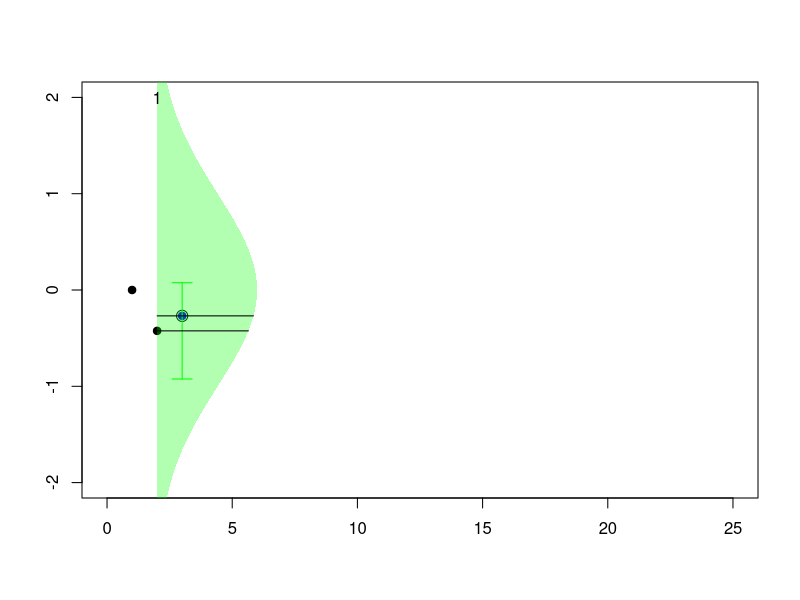
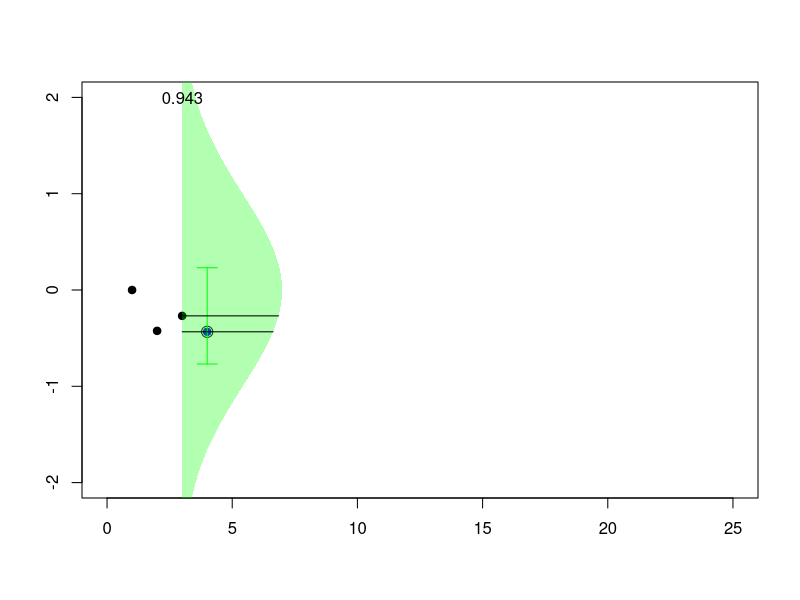
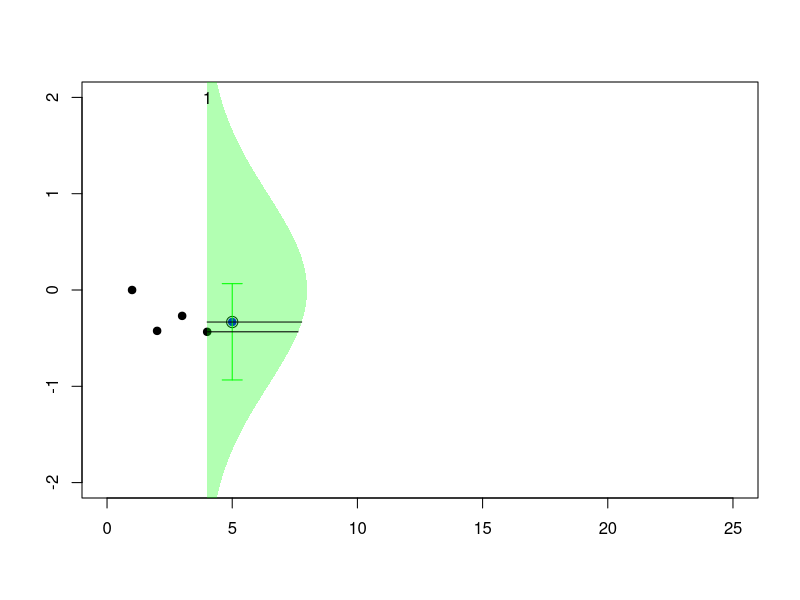
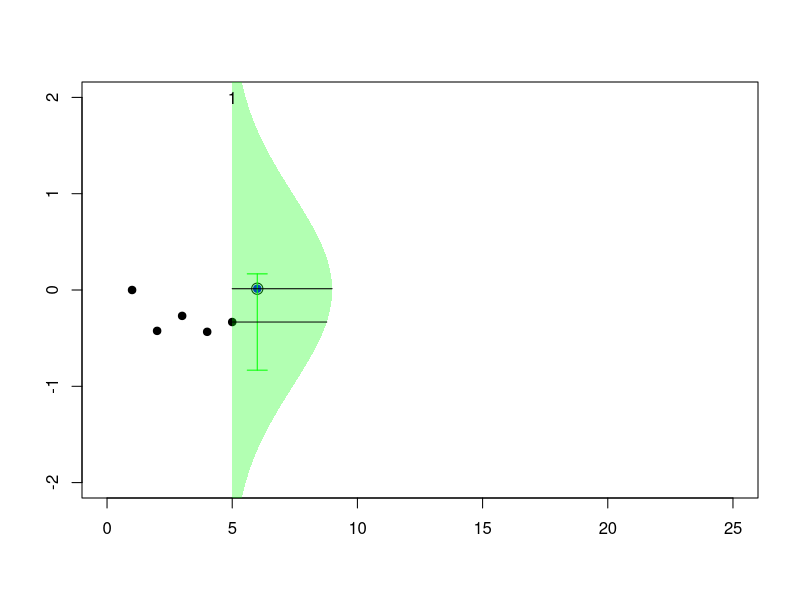
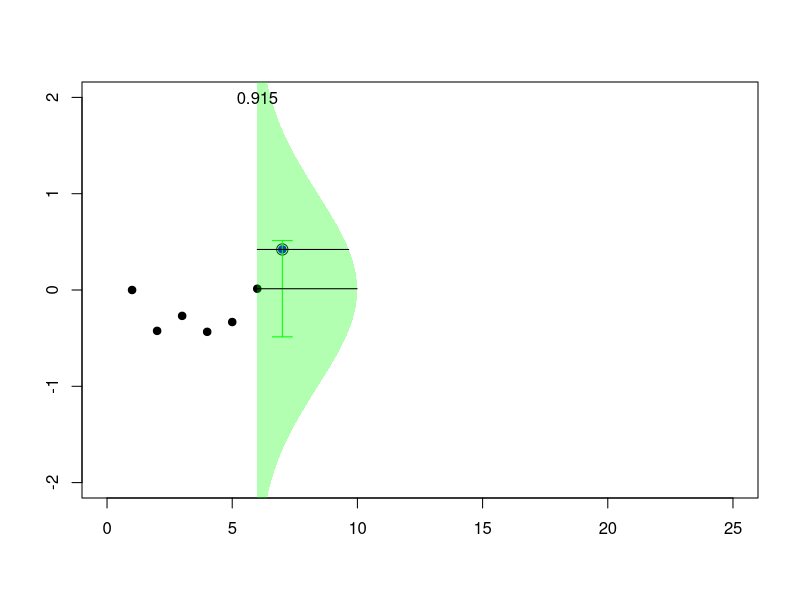
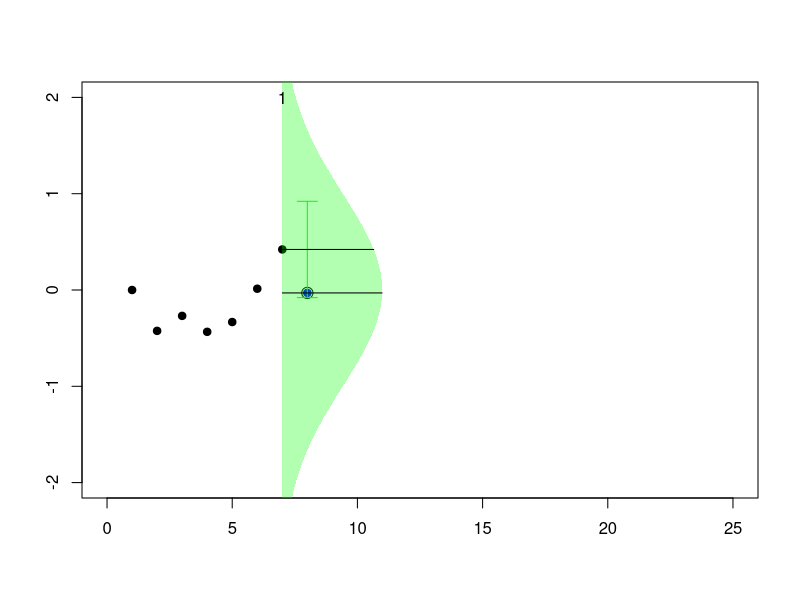
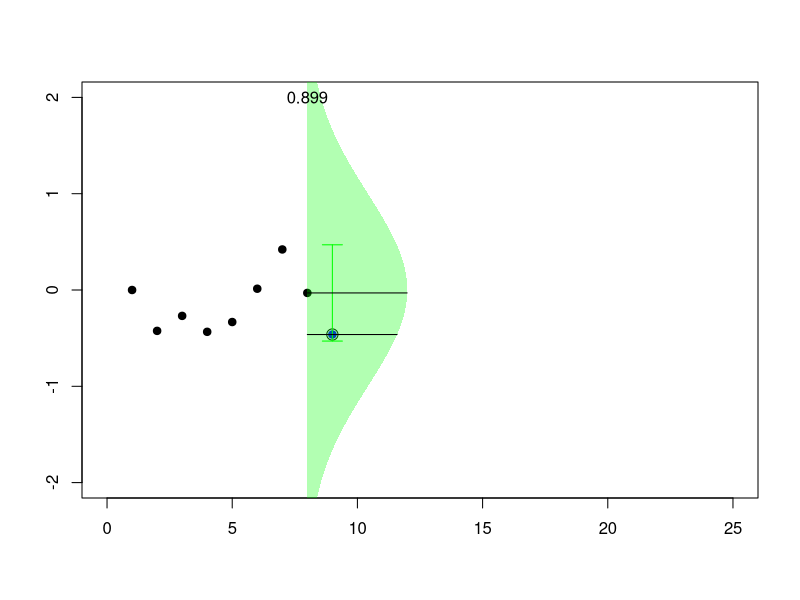
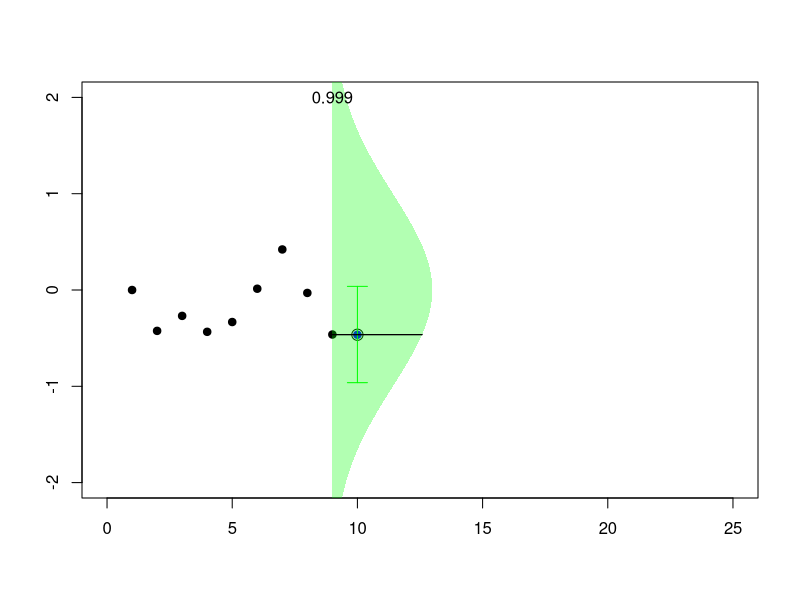

Generate these figures, in order, with R:
## ---- chunk 1
metrop1 <- function(n=1000,eps=0.5){
 vec <- matrix(NA, n, 3)
 x=0
 vec[1] <- x
 for (i in 2:n) {
 innov <- runif(1,-eps,eps)
 mov <- x+innov
 R <- min(1,dnorm(mov)/dnorm(x))
 u <- runif(1)
 if (u < R) x <- mov
 vec[i,] <- c(x,mov,R)
 }
return(vec)}
## ---- chunk 2
#install.packages('gifski')
#if (packageVersion('knitr') < '1.20.14') {
#  remotes::install_github('yihui/knitr')
#}
vec <- metrop1(25)
u=seq(-3,3,by=.01)
pic_ani = function(k){
  plot(1:k,vec[1:k,1],pch=19,xlim=c(0,25),ylim=c(-2,2),xlab="",ylab="")
    if(vec[k+1,1]==vec[k+1,2]) points(k+1,vec[k+1,1],col="blue",pch=19)
    if(vec[k+1,1]!=vec[k+1,2]) points(k+1,vec[k+1,1],col="red",pch=19)
  points(k+1,vec[k+1,2],cex=1.5)
  arrows(k+1,vec[k,1]-.5,k+1,vec[k,1]+.5,col="green",angle=90,code = 3,length=.1)
  polygon(c(k+dnorm(u)*10,rep(k,length(u))),c(u,rev(u)),col=rgb(0,1,0,.3),
          border=NA)  
  segments(k,vec[k,1],k+dnorm(vec[k,1])*10,vec[k,1])
  segments(k,vec[k+1,2],k+dnorm(vec[k+1,2])*10,vec[k+1,2])
  text(k,2,round(vec[k+1,3],digits=3))
}
## ---- chunk 3
for (k in 2:23) {pic_ani(k)}
## ---- chunk 4
vec <- metrop1(10000)
simx <- vec[1000:10000,1]
par(mfrow=c(1,4))
plot(simx,type="l")
hist(simx,probability = TRUE,col="light blue",border="white")
lines(u,dnorm(u),col="red")
qqnorm(simx)
acf(simx,lag=100,lwd=2,col="light blue")
## ---- chunk 5
sim <- NULL
 lambda <- c(1,2)
 X <- c(3,3)
 s <- 5
 for(k in 1:1000){
 i <- sample(1:2,1)
 X[i] <- rexp(1,lambda[i])+max(0,s-sum(X[-i]))
 while(sum(X)<s){
 X[i] <- rexp(1,lambda[i])+max(0,s-sum(X[-i])) }
 sim <- rbind(sim,X) }
## ---- chunk 6
plot(sim,xlim=c(1,11),ylim=c(0,4.3))
polygon(c(-1,-1,6),c(-1,6,-1),col="red",density=15,border=NA)
abline(5,-1,col="red")
## ---- chunk 7
lambda <- c(1,2)
X <- c(3,3)
sim <- X
s <- 5
for(k in 1:100){
 set.seed(k)
 i <- sample(1:2,1)
 X[i] <- rexp(1,lambda[i])+max(0,s-sum(X[-i]))
 while(sum(X)<s){
 X[i] <- rexp(1,lambda[i])+max(0,s-sum(X[-i])) }
 sim <- rbind(sim,X) }
pic_ani = function(n){
plot(sim[1:n,],xlim=c(1,11),ylim=c(0,5),xlab="",ylab="")
i=which(apply(sim[(n-1):n,],2,diff)==0)
if(i==1) abline(v=sim[n,1],col="grey")
if(i==2) abline(h=sim[n,2],col="grey")
if(n>=1) points(sim[n,1],sim[n,2],pch=19,col="blue",cex=1.4)
if(n>=2) points(sim[n-1,1],sim[n-1,2],pch=19,col="red",cex=1.4)
polygon(c(-1,-1,6),c(-1,6,-1),col="red",density=15,border=NA)
abline(5,-1,col="red")
}
## ---- chunk 8
for (i in 2:100) {pic_ani(i)}
